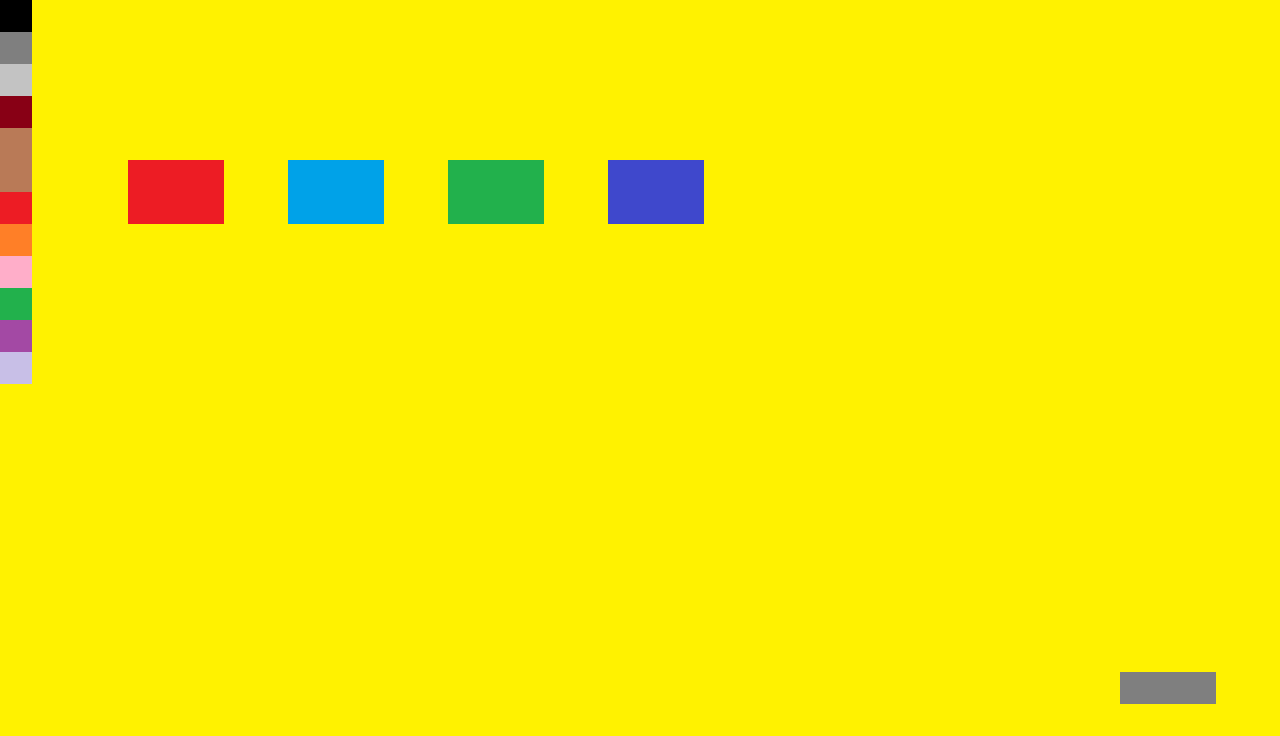

A level layout from a 2D game, rendered from its tile map. Below: a short description, then the map file with tile-grid data replaced by summaries:
An orthogonal 40x23 tile map with 32x32 px tiles, 3 tile layers (Background, test, levels), 2 tilesets and 7 objects (2x level, mouse, button, score, back, ...).

<map version="1.0" tiledversion="1.1.2" orientation="orthogonal" renderorder="right-down" width="40" height="23" tilewidth="32" tileheight="32" infinite="0" nextobjectid="121">
 <tileset firstgid="1" source="Color Palette 2.tsx" />
 <tileset firstgid="1223" source="Piano Keys.tsx" />
 <layer name="Background" width="40" height="23">
  <data>[920 cells, 920 non-empty, 1 distinct tile ids]</data>
 </layer>
 <layer name="test" width="40" height="23">
  <data>[920 cells, 12 non-empty, 11 distinct tile ids]</data>
 </layer>
 <layer name="levels" width="40" height="23">
  <data>[920 cells, 50 non-empty, 6 distinct tile ids]</data>
 </layer>
 <objectgroup name="Buttons">
  <object id="51" name="mouse" x="256" y="56" width="32" height="32" />
  <object id="107" name="s2_level_1" type="level" x="128" y="160" width="96" height="64">
   <properties>
    <property name="level" value="1" />
    <property name="note_1" value="C5" />
    <property name="note_2" value="C4" />
    <property name="score" value="100" />
    <property name="stage" value="2" />
   </properties>
  </object>
  <object id="111" name="button" x="1104" y="328" width="112" height="96" />
  <object id="114" name="score" x="1056" y="64" width="160" height="96" />
  <object id="118" name="back" x="1120" y="672" width="96" height="32">
   <properties>
    <property name="Back" value="" />
   </properties>
  </object>
  <object id="119" name="generic level" x="761" y="34" width="96" height="64">
   <properties>
    <property name="level" value="" />
    <property name="note_1" value="" />
    <property name="note_2" value="" />
    <property name="score" value="" />
    <property name="stage" value="" />
   </properties>
  </object>
  <object id="120" name="s2_level_2" type="level" x="288" y="160" width="96" height="64">
   <properties>
    <property name="level" value="2" />
    <property name="note_1" value="C5" />
    <property name="note_2" value="C6" />
    <property name="score" value="100" />
    <property name="stage" value="2" />
   </properties>
  </object>
 </objectgroup>
</map>
